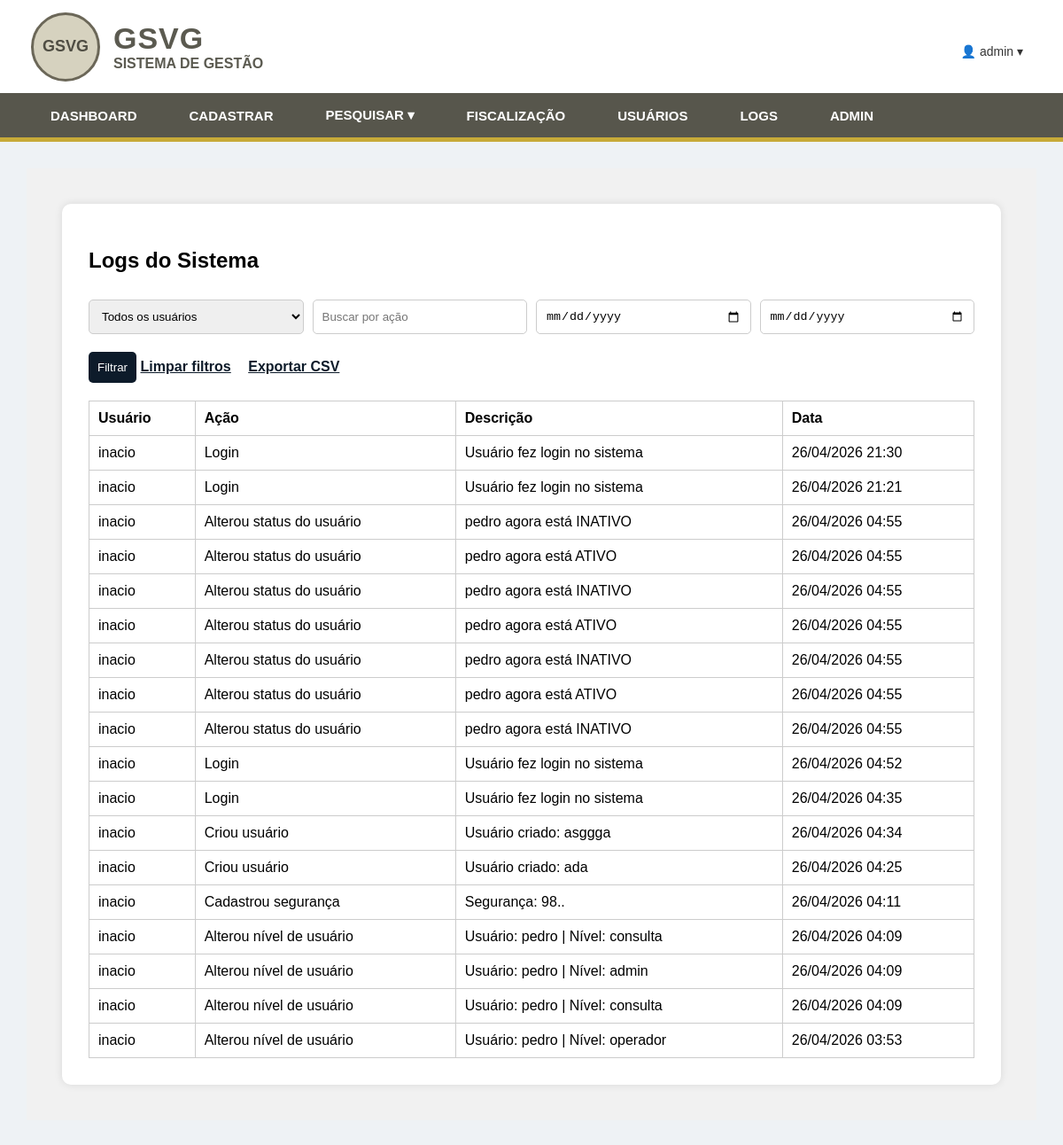
Page /logs/ (signed in) on the earlier database version.
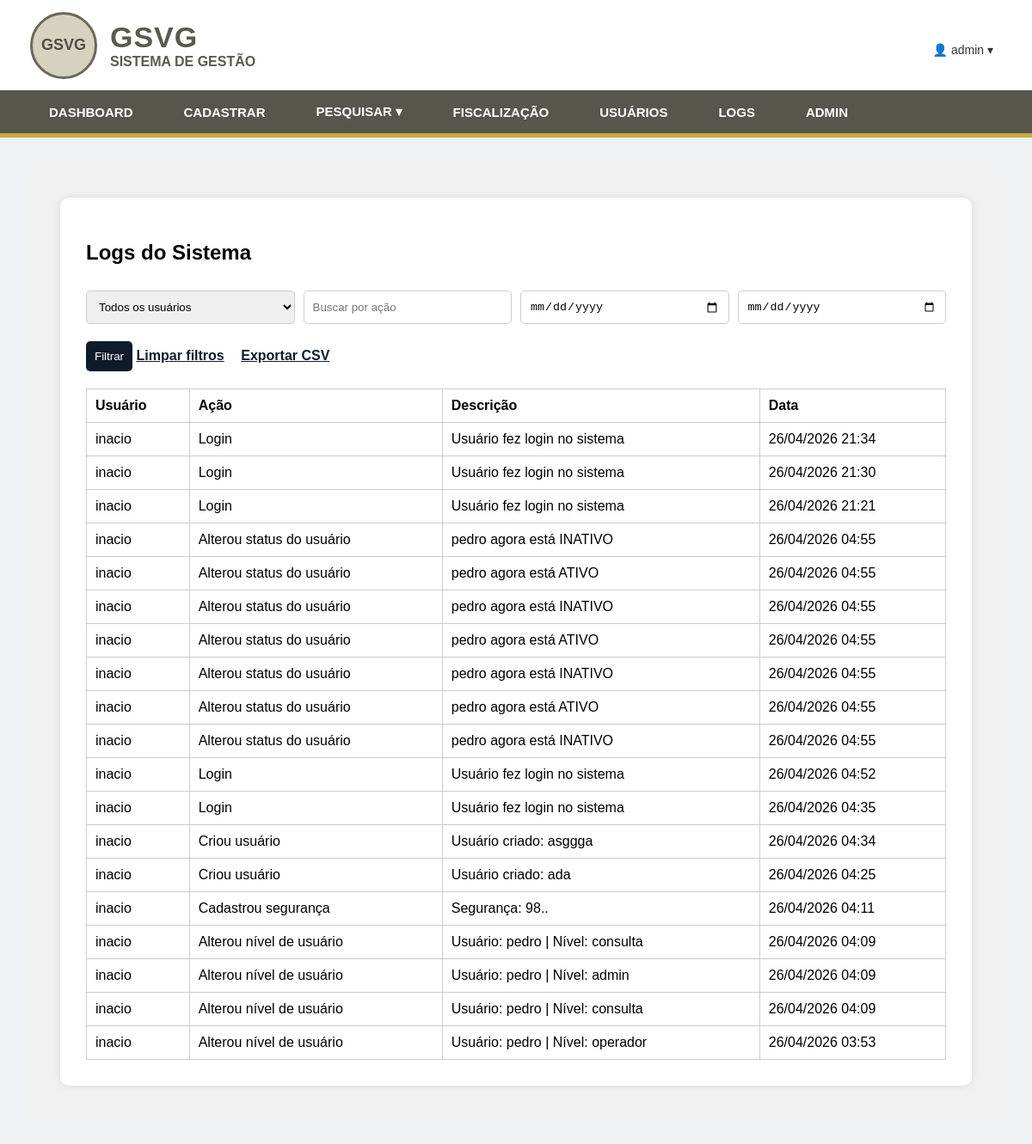
Same page on the later database version.
### cadastro/models.py (models this page shows, shortened)
class LogAcao(models.Model):
    usuario = models.ForeignKey(User, on_delete=models.SET_NULL, null=True)
    acao = models.CharField(max_length=100)
    descricao = models.TextField()
    data = models.DateTimeField(auto_now_add=True)

### cadastro/views.py (the view)
# urls.py: path('logs/', logs),
@login_required
@permissao_requerida('logs')
def logs(request):
    usuario_id = request.GET.get('usuario', '')
    acao = request.GET.get('acao', '')
    data_inicio = request.GET.get('data_inicio', '')
    data_fim = request.GET.get('data_fim', '')
    logs = LogAcao.objects.all().order_by('-data')
    usuarios = User.objects.all().order_by('username')
    if usuario_id:
        logs = logs.filter(usuario_id=usuario_id)
    if acao:
        logs = logs.filter(acao__icontains=acao)
    if data_inicio:
        logs = logs.filter(data__date__gte=data_inicio)
    if data_fim:
        logs = logs.filter(data__date__lte=data_fim)
    return render(request, 'cadastro/logs.html', {
        'logs': logs,
        'usuarios': usuarios,
        'usuario_id': usuario_id,
        'acao': acao,
        'data_inicio': data_inicio,
        'data_fim': data_fim,
    })

### cadastro/views.py (called while the page is built)
def tem_permissao(usuario, rota):
    if not usuario.is_authenticated:
        return False
    if usuario.is_superuser:
        return True
    return PermissaoUsuario.objects.filter(
        usuario=usuario,
        pagina__rota=rota,
        liberado=True
    ).exists()

def permissao_requerida(rota):
    def decorator(view_func):
        @wraps(view_func)
        def _wrapped_view(request, *args, **kwargs):
            if not tem_permissao(request.user, rota):
                return redirect('/sem-permissao/')
            return view_func(request, *args, **kwargs)
        return _wrapped_view
    return decorator

### templates/cadastro/logs.html (shortened to what this page needs)
{% extends 'cadastro/base.html' %}
{% block content %}
<div class="pagina">
<div class="box">
<h2>Logs do Sistema</h2>
<form method="get">
<div class="filtros">
<select name="usuario">
<option value="">Todos os usuários</option>
</select>
<input type="text" name="acao" value="{{ acao }}" placeholder="Buscar por ação">
<input type="date" name="data_inicio" value="{{ data_inicio }}">
<input type="date" name="data_fim" value="{{ data_fim }}">
</div>
<div class="acoes">
<button type="submit">Filtrar</button>
<a href="/logs/">Limpar filtros</a>
<a href="/exportar-logs/">Exportar CSV</a>
</div>
</form>
<table>
<tr>
<th>Usuário</th>
<th>Ação</th>
<th>Descrição</th>
<th>Data</th>
</tr>
{% for log in logs %}
<tr>
<td>{{ log.usuario.username }}</td>
<td>{{ log.acao }}</td>
<td>{{ log.descricao }}</td>
<td>{{ log.data|date:"d/m/Y H:i" }}</td>
</tr>
{% empty %}
<tr>
<td colspan="4">Nenhum log encontrado.</td>
</tr>
{% endfor %}
</table>
</div>
</div>
{% endblock %}

Differences in the rows shown:
added LogAcao: usuario.username "inacio", acao "Login", descricao "Usuário fez login no sistema", data "26/04/2026 21:34"
